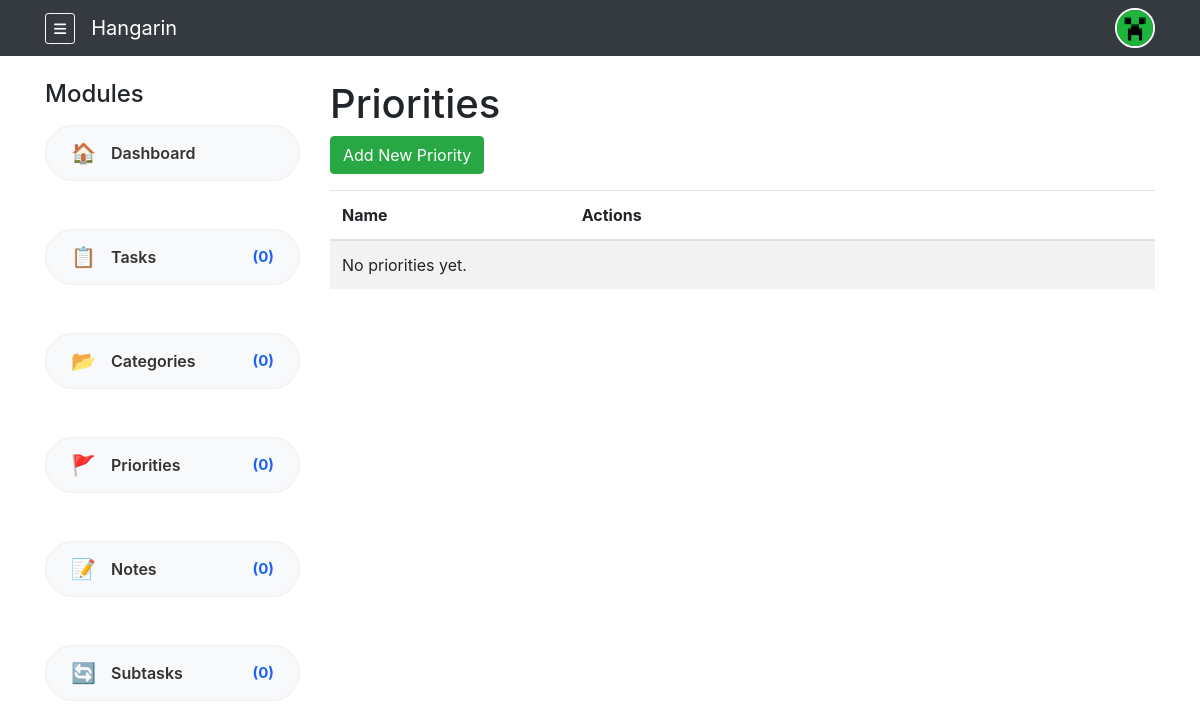
The page /priorities/ (signed in) on the database as committed earlier.
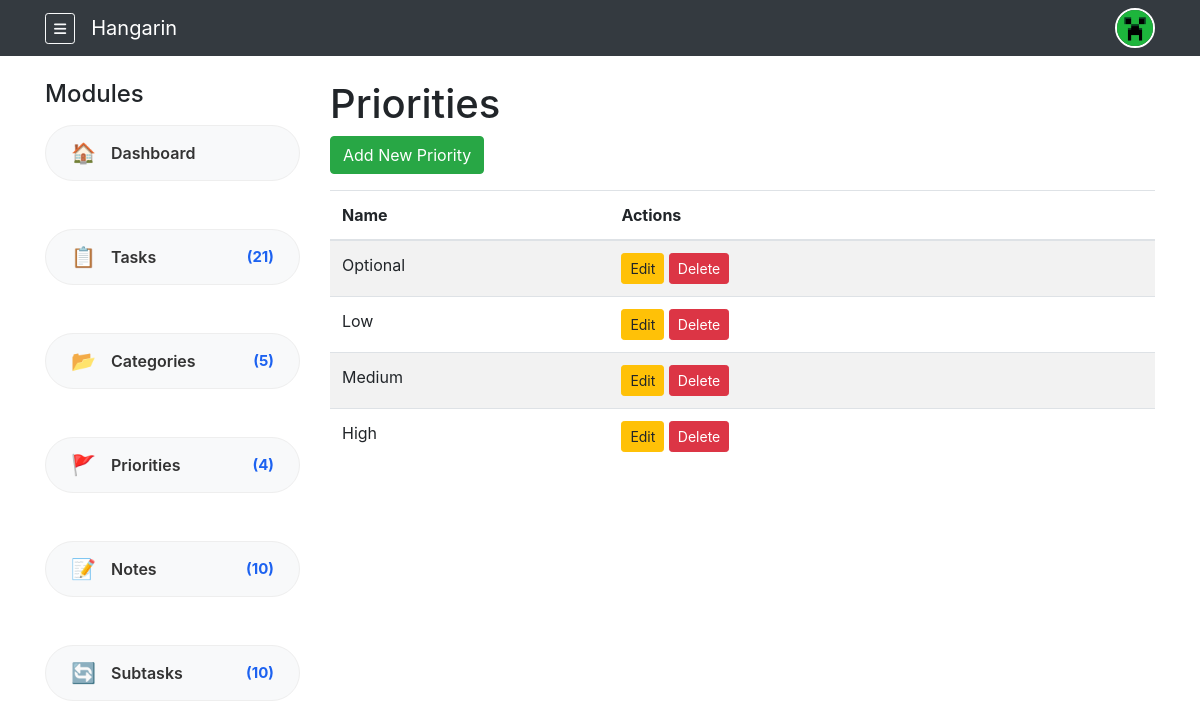
The same page on the database as committed later.
### tasks/models.py (models this page shows, shortened)
class Priority(models.Model):
    owner = models.ForeignKey(User, on_delete=models.CASCADE, related_name="priorities", null=True, blank=True)
    name = models.CharField(max_length=50)
    class Meta:
        verbose_name = "Priority"
        verbose_name_plural = "Priorities"

### tasks/views.py (the view)
# urls.py: path('priorities/', views.PriorityListView.as_view(), name='priority_list'),
@method_decorator(never_cache, name='dispatch')
class PriorityListView(LoginRequiredMixin, ListView):
    model = Priority
    template_name = 'priority/priority_list.html'
    context_object_name = 'priorities'
    paginate_by = 10
    def get_queryset(self):
        return Priority.objects.filter(owner=self.request.user).order_by('-id')

### tasks/context_processors.py (called while the page is built)
def sidebar_counts(request):
    if not request.user.is_authenticated:
        return {}
    u = request.user
    return {
        'count_tasks':      Task.objects.filter(owner=u).count(),
        'count_categories': Category.objects.filter(owner=u).count(),
        'count_priorities': Priority.objects.filter(owner=u).count(),
        'count_notes':      Note.objects.filter(task__owner=u).count(),
        'count_subtasks':   SubTask.objects.filter(parent_task__owner=u).count(),
    }

### templates/priority/priority_list.html (shortened to what this page needs)
{% extends 'base.html' %}
{% block content %}
<h1>Priorities</h1>
<a href="{% url 'tasks:priority_create' %}" class="btn btn-success mb-3">Add New Priority</a>
<table class="table table-striped">
    <thead>
        <tr>
            <th>Name</th>
            <th>Actions</th>
        </tr>
    </thead>
    <tbody>
        {% for priority in priorities %}
        <tr>
            <td>{{ priority.name }}</td>
            <td>
                <a href="{% url 'tasks:priority_update' priority.pk %}" class="btn btn-sm btn-warning">Edit</a>
                <a href="{% url 'tasks:priority_delete' priority.pk %}" class="btn btn-sm btn-danger">Delete</a>
            </td>
        </tr>
        {% empty %}
        <tr><td colspan="2">No priorities yet.</td></tr>
        {% endfor %}
    </tbody>
</table>
{% endblock %}

Rows that differ between the two databases and show on the page:
added Priority: name "Optional"
added Priority: name "Low"
added Priority: name "Medium"
added Priority: name "High"
Other text that changed with them:
{{ count_tasks }}: "0" → "21"
{{ count_categories }}: "0" → "5"
{{ count_priorities }}: "0" → "4"
{{ count_notes }}: "0" → "10"
{{ count_subtasks }}: "0" → "10"
text no longer shown: "No priorities yet."
